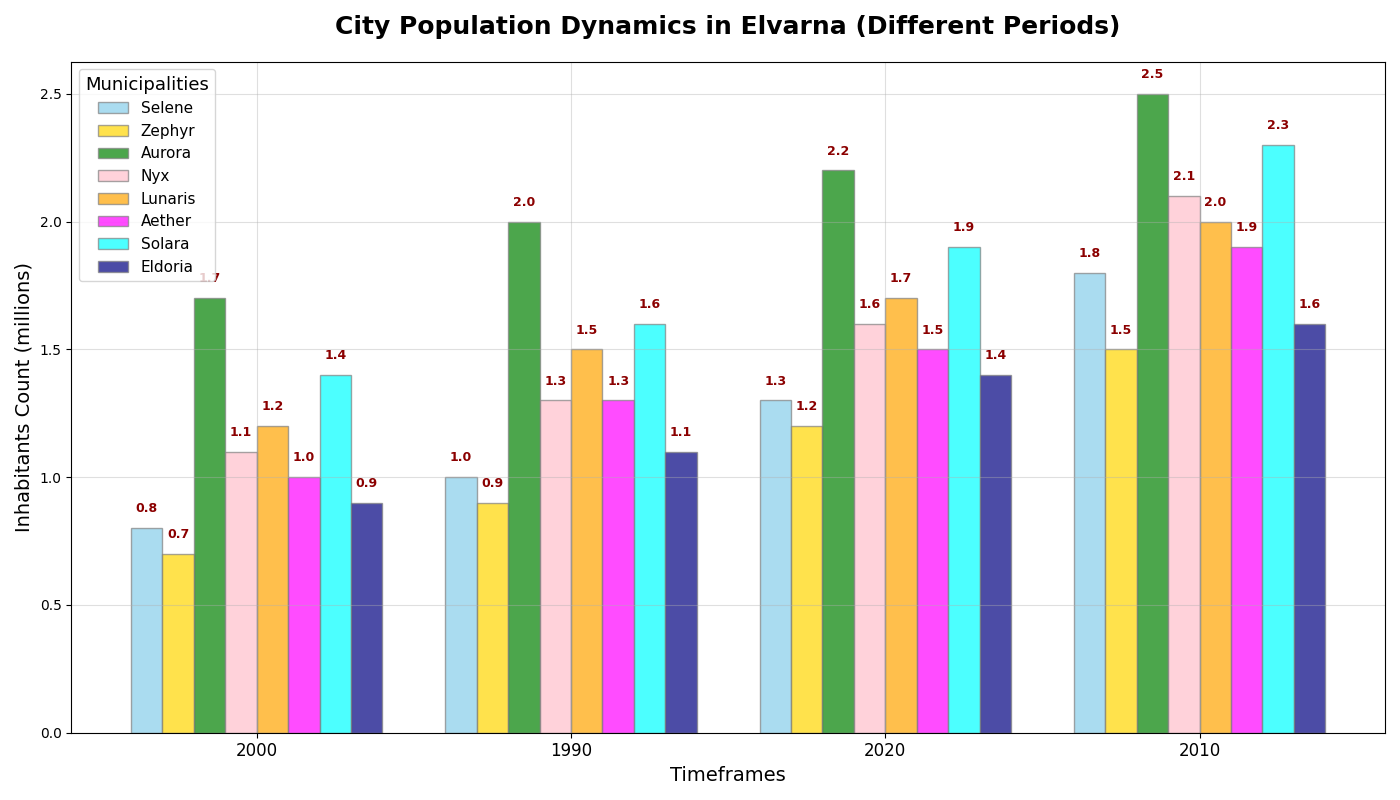

Write the Python code that produced this figure.
import matplotlib.pyplot as plt
import numpy as np

cities = ['Selene', 'Zephyr', 'Aurora', 'Nyx', 'Lunaris', 'Aether', 'Solara', 'Eldoria']
years = ['2000', '1990', '2020', '2010']

population_data = {
    'Lunaris': [1.2, 1.5, 1.7, 2.0],
    'Selene': [0.8, 1.0, 1.3, 1.8],
    'Aurora': [1.7, 2.0, 2.2, 2.5],
    'Eldoria': [0.9, 1.1, 1.4, 1.6],
    'Nyx': [1.1, 1.3, 1.6, 2.1],
    'Solara': [1.4, 1.6, 1.9, 2.3],
    'Zephyr': [0.7, 0.9, 1.2, 1.5],
    'Aether': [1.0, 1.3, 1.5, 1.9]
}

fig, ax = plt.subplots(figsize=(14, 8))
bar_width = 0.1
bar_positions = np.arange(len(years))

colors = ['skyblue', 'gold', 'green', 'pink', 'orange', 'magenta', 'cyan', 'navy']
markers = ['s', 'o', 'D', 'v', '^', 'p', '*', 'H']
line_styles = ['-', '--', '-.', ':']

for i, city in enumerate(cities):
    ax.bar(
        bar_positions + i * bar_width,
        population_data[city],
        width=bar_width,
        color=colors[i],
        edgecolor='gray',
        label=city,
        alpha=0.7
    )

for i, city in enumerate(cities):
    for j, pop in enumerate(population_data[city]):
        ax.text(
            bar_positions[j] + i * bar_width,
            pop + 0.05,
            f'{pop:.1f}',
            ha='center',
            va='bottom',
            fontsize=9,
            fontweight='bold',
            color='darkred'
        )

ax.set_title('City Population Dynamics in Elvarna (Different Periods)', fontsize=18, fontweight='bold', pad=20)
ax.set_xlabel('Timeframes', fontsize=14)
ax.set_ylabel('Inhabitants Count (millions)', fontsize=14)
ax.set_xticks(bar_positions + bar_width * (len(cities) - 1) / 2)
ax.set_xticklabels(years, fontsize=12)
ax.legend(title='Municipalities', title_fontsize='13', fontsize=11, loc='best')

ax.grid(True, linestyle='-', alpha=0.4)

plt.tight_layout()
plt.show()
